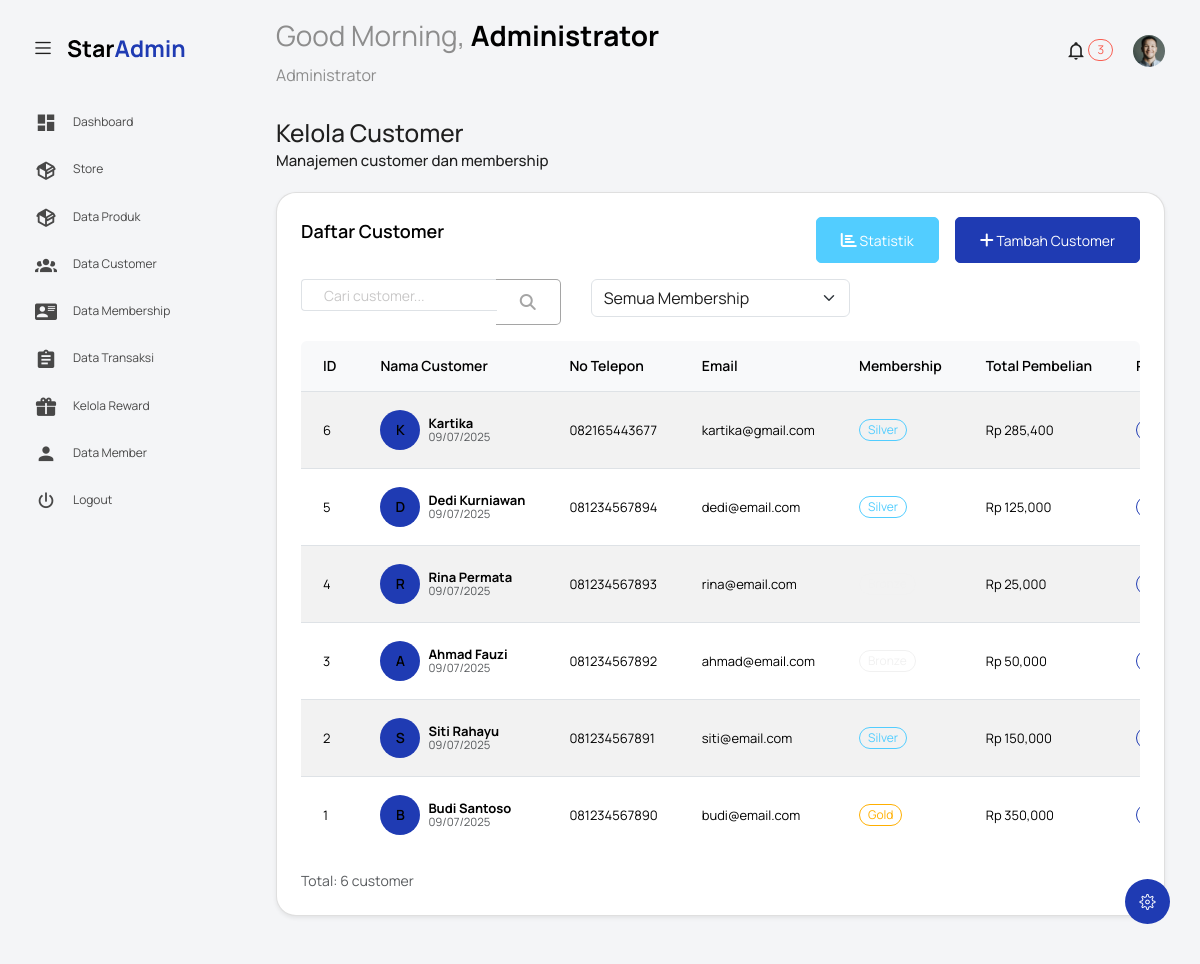
The page /index.php?controller=customer&action=index (signed in) on the database as committed earlier.
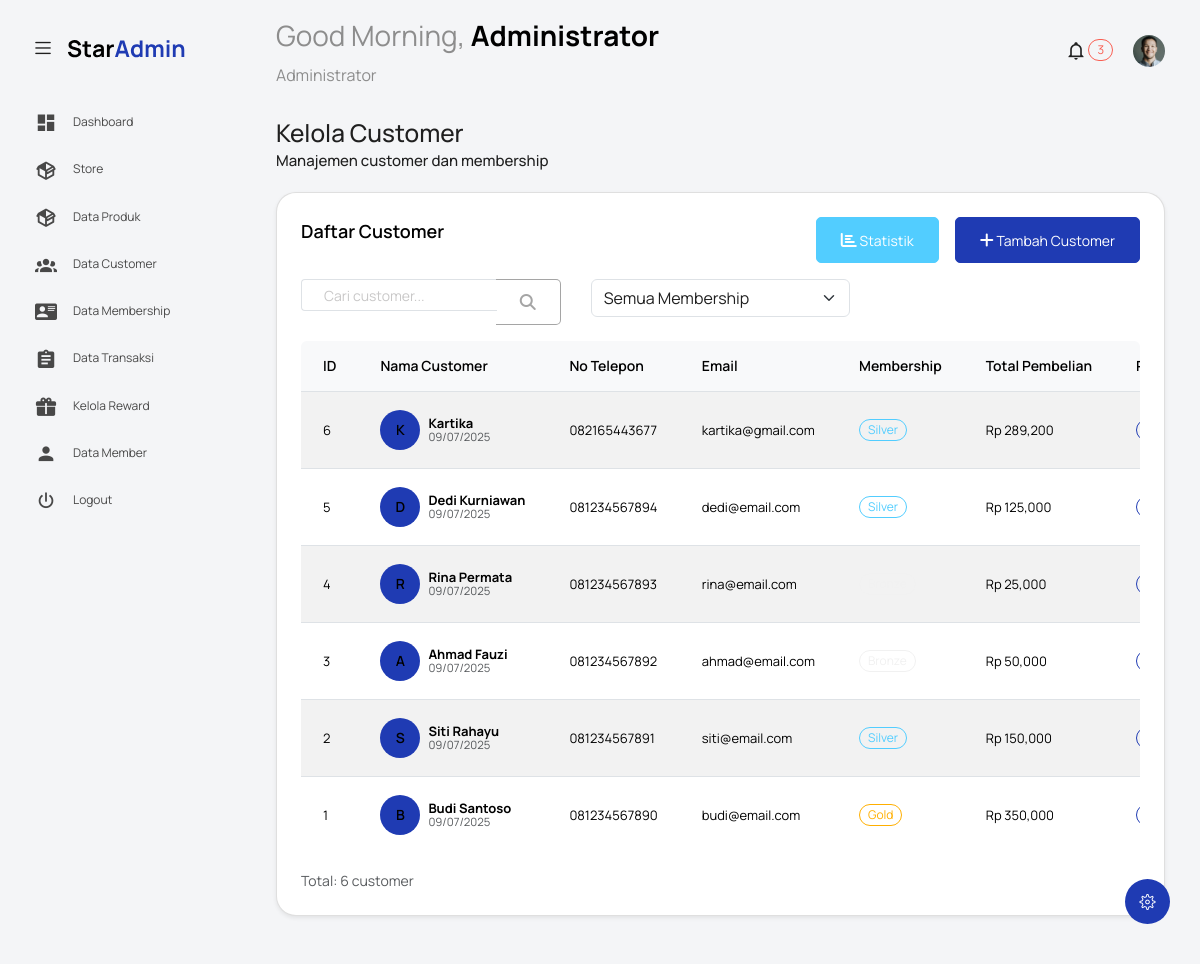
The same page on the database as committed later.
### tables this page shows
CREATE TABLE `customers` (
  `customer_id` int NOT NULL,
  `user_id` int DEFAULT NULL,
  `nama_customer` varchar(100) NOT NULL,
  `no_telepon` varchar(15) DEFAULT NULL,
  `alamat` text,
  `email` varchar(100) DEFAULT NULL,
  `membership_id` int DEFAULT '1',
  `total_pembelian` decimal(12,2) DEFAULT '0.00',
  `total_poin` int DEFAULT '0',
  `tanggal_daftar` date DEFAULT (curdate()),
  `status_aktif` enum('aktif','tidak_aktif') DEFAULT 'aktif'
);

CREATE TABLE `membership` (
  `membership_id` int NOT NULL,
  `nama_membership` varchar(50) NOT NULL,
  `minimal_pembelian` decimal(10,2) NOT NULL,
  `diskon_persen` int DEFAULT '0',
  `poin_per_pembelian` int DEFAULT '1',
  `benefit` text
);

### controllers/CustomerController.php (called while the page is built, shortened)
<?php
class CustomerController {
    private $customerModel;
    public function __construct() {
        $this->customerModel = new CustomerModel();
    }
    public function index() {
        $search = $_GET['search'] ?? '';
        $membership_filter = $_GET['membership'] ?? '';
        if (!empty($search)) {
            $customers = $this->customerModel->searchCustomers($search);
        } elseif (!empty($membership_filter)) {
            $customers = $this->customerModel->getCustomersByMembership($membership_filter);
        } else {
            $customers = $this->customerModel->getAllCustomers();
        }
        $memberships = $this->customerModel->getAllMemberships();
        loadView('customer/index', [
            'customers' => $customers,
            'memberships' => $memberships,
            'search' => $search,
            'membership_filter' => $membership_filter,
            'title' => 'Kelola Customer'
        ]);
    }
}
?>

### models/CustomerModel.php (called while the page is built, shortened)
<?php
class CustomerModel {
    private $conn;
    public function __construct() {
        global $conn;
        $this->conn = $conn;
    }
    public function getAllCustomers() {
        $query = "SELECT c.*, m.nama_membership
                  FROM customers c
                  JOIN membership m ON c.membership_id = m.membership_id
                  ORDER BY c.customer_id DESC";
        $result = $this->conn->query($query);
        $customers = [];
        if ($result) {
            while ($row = $result->fetch_assoc()) {
                $customers[] = $row;
            }
        }
        return $customers;
    }
}
?>

### views/customer/index.php (the view, shortened to what the changed rows need)
<?php include('template/header.php'); ?>
<body class="with-welcome-text">
  <div class="container-scroller">
    <?php include 'template/navbar.php'; ?>
    <div class="container-fluid page-body-wrapper">
      <div class="main-panel">
        <div class="content-wrapper">
          <div class="row">
            <div class="col-lg-12 grid-margin stretch-card">
              <div class="card">
                <div class="card-body">
                  <div class="table-responsive">
                    <table class="table table-striped">
                      <thead>
                        <tr>
                          <th>ID</th>
                          <th>Nama Customer</th>
                          <th>No Telepon</th>
                          <th>Email</th>
                          <th>Membership</th>
                          <th>Total Pembelian</th>
                          <th>Poin</th>
                        </tr>
                      </thead>
                      <tbody>
                        <?php if (!empty($customers)): ?>
                          <?php foreach ($customers as $customer): ?>
                          <tr>
                            <td><?= $customer['customer_id'] ?></td>
                            <td>
                              <div class="d-flex align-items-center">
                                <div class="avatar-sm me-2">
                                  <div class="avatar-title bg-primary rounded-circle">
                                    <?= strtoupper(substr($customer['nama_customer'], 0, 1)) ?>
                                  </div>
                                </div>
                                <div>
                                  <strong><?= htmlspecialchars($customer['nama_customer']) ?></strong>
                                  <br>
                                  <small class="text-muted"><?= date('d/m/Y', strtotime($customer['tanggal_daftar'])) ?></small>
                                </div>
                              </div>
                            </td>
                            <td><?= htmlspecialchars($customer['no_telepon']) ?></td>
                            <td><?= htmlspecialchars($customer['email']) ?></td>
                            <td>
                              <span class="badge badge-<?= $customer['membership_id'] == 1 ? 'secondary' :
                                ($customer['membership_id'] == 2 ? 'info' :
                                ($customer['membership_id'] == 3 ? 'warning' : 'danger')) ?>">
                                <?= htmlspecialchars($customer['nama_membership']) ?>
                              </span>
                            </td>
                            <td>Rp <?= number_format($customer['total_pembelian']) ?></td>
                            <td>
                              <span class="badge badge-primary"><?= number_format($customer['total_poin']) ?></span>
                            </td>
                          </tr>
                          <?php endforeach; ?>
                        <?php endif; ?>
                      </tbody>
                    </table>
                  </div>
                </div>
              </div>
            </div>
          </div>
        </div>
      </div>
    </div>
  </div>
</body>
</html>

Rows that differ between the two databases and show on the page:
changed customers "Kartika": total_pembelian "285,400" → "289,200"
